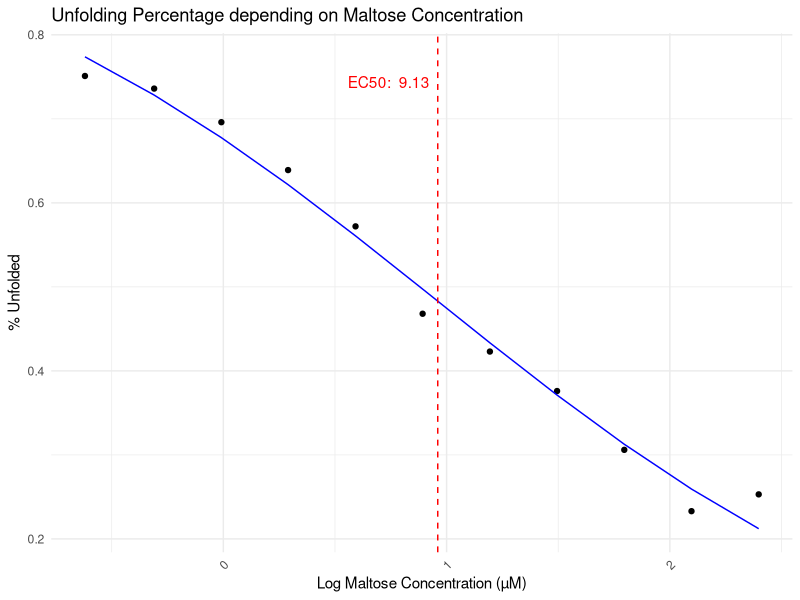

This chart was generated by the following R code:
library(ggplot2)

# Read the specific columns from the CSV file
concentration_data <- read.csv('Template-Normalization.csv', skip = 87, nrows = 13, header = TRUE)[, 16]
percent_unfolded_data <- read.csv('Template-Normalization.csv', skip = 87, nrows = 13, header = TRUE)[, 17]

# Convert the concentration data to numeric and remove non-numeric characters
concentration_data <- as.numeric(gsub("[^0-9.]", "", concentration_data))

# Remove any rows where concentration data is not positive or is NA
valid_indices <- concentration_data > 0 & !is.na(concentration_data)
concentration_data <- concentration_data[valid_indices]
percent_unfolded_data <- percent_unfolded_data[valid_indices]

# Apply logarithmic transformation to the concentration data
log_concentration <- log10(concentration_data)

# Combine the data into a new dataframe
plot_data <- data.frame(Concentration = log_concentration, PercentUnfolded = percent_unfolded_data)

# Fit a logistic curve using nonlinear regression
logistic_model <- nls(PercentUnfolded ~ B/(1 + exp((log_EC50 - Concentration) * Slope)), 
                      data = plot_data, 
                      start = list(log_EC50 = median(plot_data$Concentration), 
                                   Slope = 1, B = max(plot_data$PercentUnfolded)),
                      control = nls.control(maxiter = 100))

# Extract the EC50 value
ec50_log_estimate <- coef(logistic_model)["log_EC50"]
ec50_estimate <- 10^ec50_log_estimate

# Print the EC50 value for checking, debugging
#print(paste("EC50 estimate (log scale):", ec50_log_estimate))
#print(paste("EC50 estimate:", ec50_estimate))

# Create the plot with a nonlinear regression line, EC50 line, and EC50 label
if(nrow(plot_data) > 0) {
    plot <- ggplot(plot_data, aes(x = Concentration, y = PercentUnfolded)) +
        geom_point() +
        geom_line(data = data.frame(Concentration = plot_data$Concentration, 
                                    Fit = predict(logistic_model)), aes(y = Fit), color = "blue") +
        geom_vline(xintercept = ec50_log_estimate, linetype = "dashed", color = "red") +
        annotate("text", x = ec50_log_estimate, y = max(plot_data$PercentUnfolded), 
                 label = paste("EC50: ", round(ec50_estimate, 2), " "), 
                 hjust = 1, vjust = 1, color = "red") +
        labs(title = "Unfolding Percentage depending on Maltose Concentration",
             x = "Log Maltose Concentration (µM)",
             y = "% Unfolded") +
        theme_minimal() +
        theme(axis.text.x = element_text(angle = 45, hjust = 1))

    print(plot)
} else {
    stop("No valid data available for plotting.")
}
